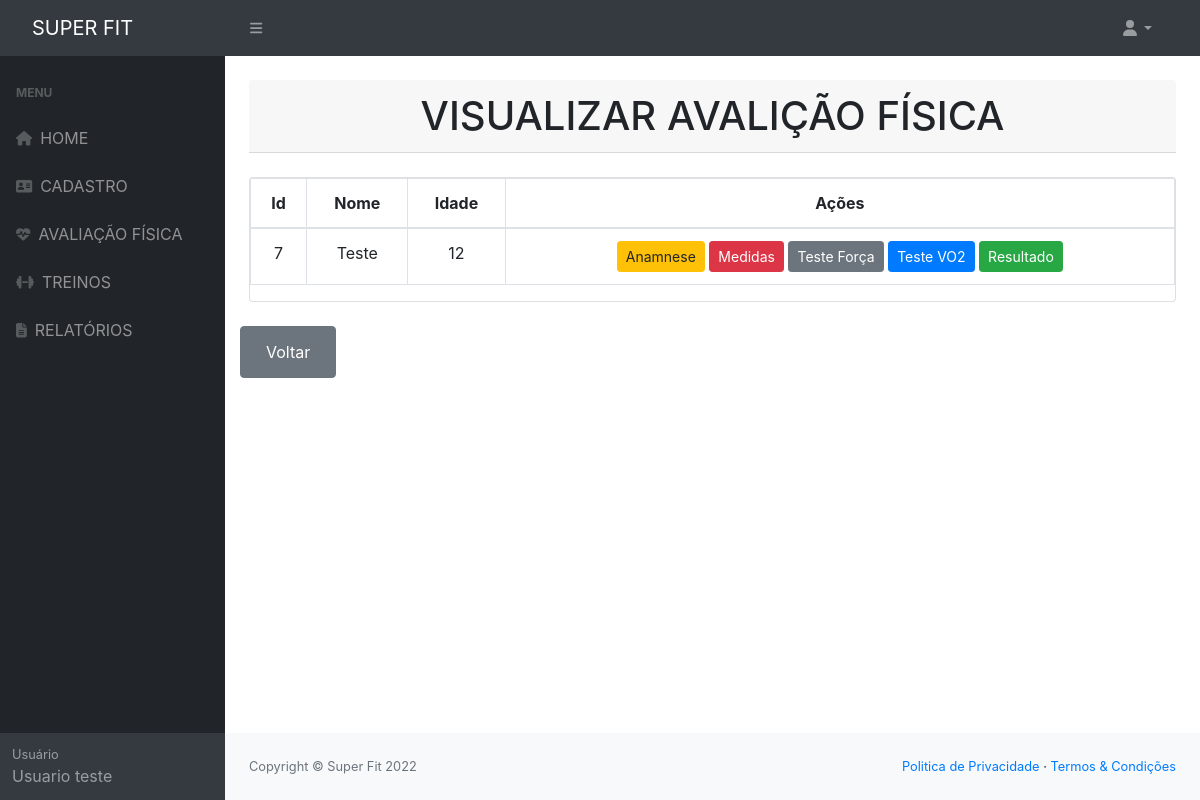
The app's page /ver-avaliacao.php, older data.
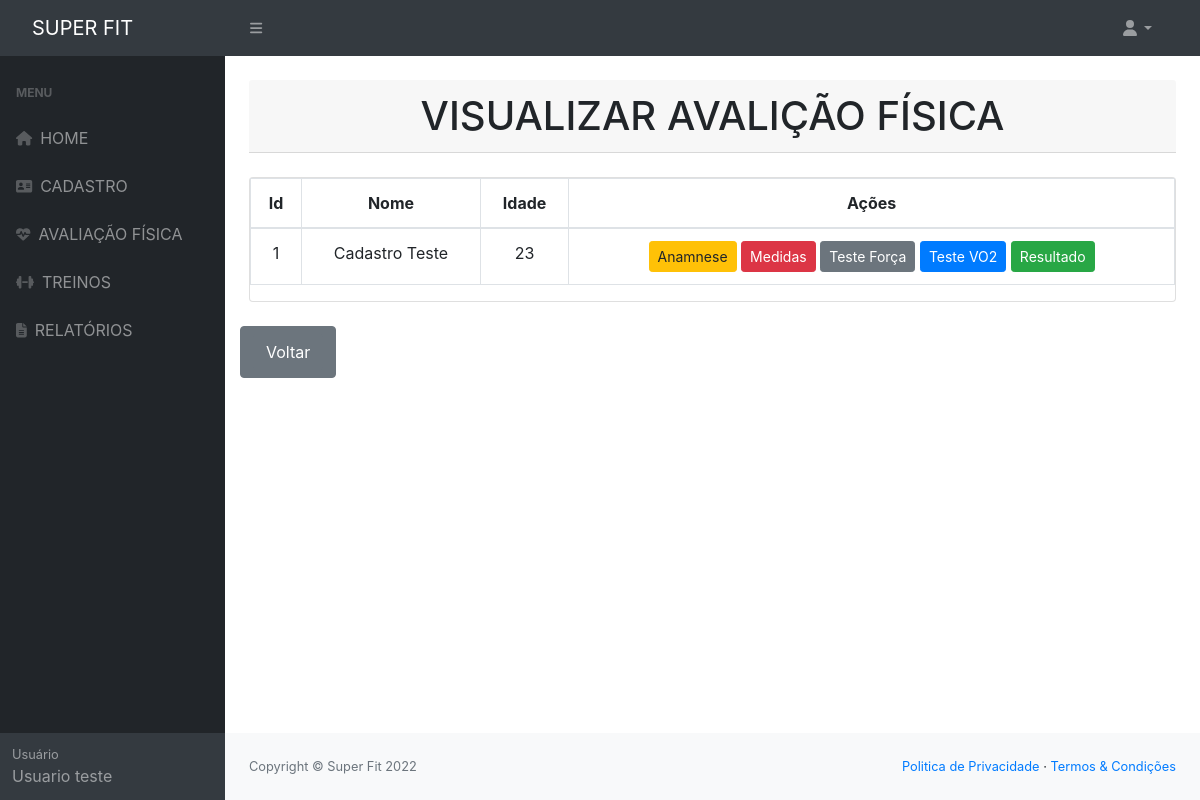
The same page, newer data.
### tables this page shows
CREATE TABLE `alunos` (
  `idAluno` int NOT NULL,
  `nome` varchar(200) NOT NULL,
  `dataNascimento` date DEFAULT NULL,
  `idade` int DEFAULT NULL,
  `sexo` varchar(10) DEFAULT NULL,
  `cpf` varchar(15) NOT NULL,
  `rg` varchar(15) DEFAULT NULL,
  `telefone` varchar(45) DEFAULT NULL,
  `celular` varchar(45) NOT NULL,
  `cep` varchar(15) DEFAULT NULL,
  `estado` varchar(100) DEFAULT NULL,
  `cidade` varchar(100) DEFAULT NULL,
  `endereco` varchar(100) DEFAULT NULL,
  `email` varchar(100) NOT NULL,
  `senha` varchar(10) NOT NULL,
  `dataCadastro` date DEFAULT NULL
);

### conexao/Conexao.php (called while the page is built)
<?php
class Conexao
{
    public static $instance;
    public static function getConexao()
    {
        if(!isset(self::$instance)){
            self::$instance = new PDO('mysql:host=localhost;dbname=mydb', 'root', 'root', array(PDO::MYSQL_ATTR_INIT_COMMAND => "SET NAMES utf8"));
            self::$instance->setAttribute(PDO::ATTR_ERRMODE, PDO::ERRMODE_EXCEPTION);
            self::$instance->setAttribute(PDO::ATTR_ORACLE_NULLS, PDO::NULL_EMPTY_STRING);
        }
        return self::$instance;
    }
}
?>

### dao/AlunoDAO.php (called while the page is built, shortened)
<?php
    class AlunoDAO
    {
        public function read() {
            try {
                $sql = "SELECT * FROM alunos ORDER BY idAluno ASC";
                $result = Conexao::getConexao()->query($sql);
                $lista = $result->fetchAll(PDO::FETCH_ASSOC);
                $f_lista = array();
                foreach ($lista as $l) {
                    $f_lista[] = $this->listaAlunos($l);
                }
                return $f_lista;
            } catch (Exception $e) {
                print "Ocorreu um erro ao tentar Buscar Todos." . $e;
            }
        }
        private function listaAlunos($row) {
            $aluno = new aluno();
            $aluno->setIdAluno($row['idAluno']);
            $aluno->setNome($row['nome']);
            $aluno->setDataNascimento($row['dataNascimento']);
            $aluno->setIdade($row['dataNascimento']);
            $aluno->setSexo($row['sexo']);
            $aluno->setCpf($row['cpf']);
            $aluno->setRg($row['rg']);
            $aluno->setTelefone($row['telefone']);
            $aluno->setCelular($row['celular']);
            $aluno->setCep($row['cep']);
            $aluno->setEstado($row['estado']);
            $aluno->setCidade($row['cidade']);
            $aluno->setEndereco($row['endereco']);
            $aluno->setEmail($row['email']);
            $aluno->setSenha($row['senha']);
            $aluno->setDataCadastro($row['dataCadastro']);
            return $aluno;
        }
    }
?>

### model/Aluno.php (called while the page is built, shortened)
<?php
    Class Aluno{
        private $idAluno;
        private $nome;
        private $idade;
        function getIdAluno()
        {
            return $this->idAluno;
        }
        function setIdAluno($idAluno)
        {
            $this->idAluno = $idAluno;
        }
        function getNome()
        {
            return $this->nome;
        }
        function setNome($nome)
        {
            $this->nome = $nome;
        }
        function getIdade()
        {
            return $this->idade;
        }
        function setIdade($dataNascimento)
        {
            list($ano, $mes, $dia) = explode('-', $dataNascimento);
            $hoje = mktime(0, 0, 0, date('m'), date('d'), date('Y'));
            $nascimento = mktime( 0, 0, 0, $mes, $dia, $ano);
            $idade = floor((((($hoje - $nascimento) / 60) / 60) / 24) / 365.25);
            $this->idade = $idade;
        }
    }
?>

### ver-avaliacao.php (the view, shortened to what the changed rows need)
<?php
include_once('./conexao/Conexao.php');
include_once('./model/Aluno.php');
include_once('./dao/AlunoDAO.php');
$alunodao = new AlunoDAO();
?>
<main>
    <div class="container-fluid px-4 text-center">
        <h1 class="card-header mt-4"> VISUALIZAR AVALIÇÃO FÍSICA</h1>
        <br>
        <div class="card mb-4">
            <table class="table table-bordered">
                <thead>
                    <tr>
                        <th>Id</th>
                        <th>Nome</th>
                        <th>Idade</th>
                        <th>Ações</th>
                    </tr>
                </thead>
                <tbody>
                    <?php foreach ($alunodao->read() as $aluno): ?>
                        <tr>
                            <td>
                                <?= $aluno->getIdAluno() ?>
                            </td>
                            <td>
                                <?= $aluno->getNome() ?>
                            </td>
                            <td>
                                <?= $aluno->getIdade() ?>
                            </td>
                            <td class="text-center">
                                <button class="btn  btn-warning btn-sm" data-toggle="modal"
                                    data-target="#anamnese><?= $aluno->getIdAluno() ?>"> Anamnese </button>
                                <button class="btn  btn-danger btn-sm" data-toggle="modal"
                                    data-target="#medidas><?= $aluno->getIdAluno() ?>"> Medidas </button>
                                <button class="btn  btn-secondary btn-sm" data-toggle="modal"
                                    data-target="#forca><?= $aluno->getIdAluno() ?>"> Teste Força </button>
                                <button class="btn  btn-primary btn-sm" data-toggle="modal"
                                    data-target="#vo><?= $aluno->getIdAluno() ?>"> Teste VO2 </button>
                                <button class="btn  btn-success btn-sm" data-toggle="modal"
                                    data-target="#resultado><?= $aluno->getIdAluno() ?>"> Resultado </button>
                            </td>
                        </tr>
                    <?php endforeach ?>
                </tbody>
            </table>
        </div>
    </div>
</main>

Row changes from the older to the newer data that the page shows:
removed alunos: idAluno "7", nome "Teste", idade "12"
added alunos: idAluno "1", nome "Cadastro Teste", idade "23"
